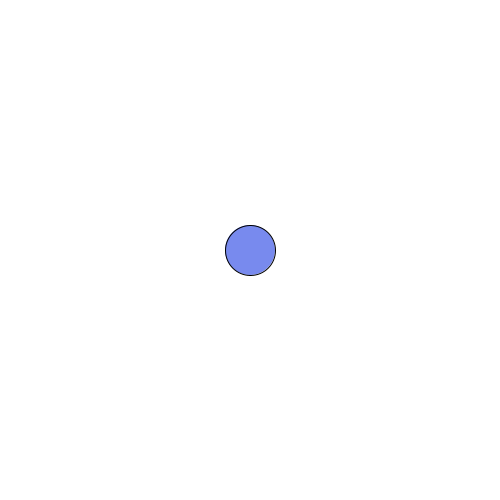
Frame 1 (no input)
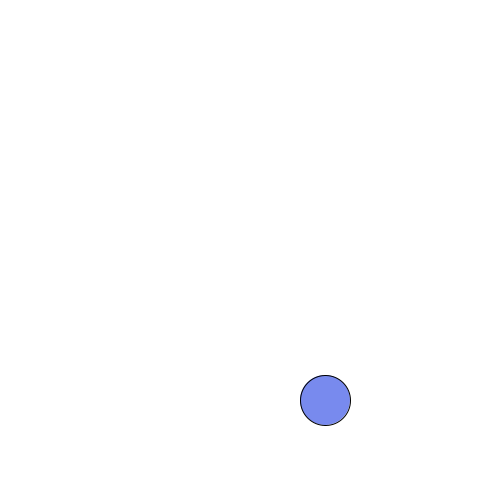
Frame 60 (the mouse pressed at the canvas centre just before this capture)
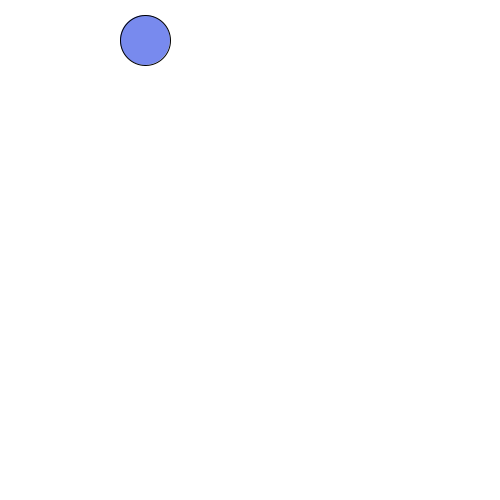
Frame 120 (the mouse held since frame 60 and released just before this capture)

The Processing sketch that drew these frames (run headless with seeded random() and noise(); from frame 60 on, the mouse is pressed at the canvas centre):

// Processing sketch: Day2_moveball
// ── Day2_moveball.pde
//declare for the circle
int posX;
int posY;
int radius;
int speed;

void setup(){
  size(500, 500);
  background(255);
  
  posX = width/2;
  posY = height/2;
  radius = 50;
  speed = 3;
}

void draw(){
  background(255);

  fill(120, 138, 238);
  ellipse(posX, posY, radius, radius);
  
  posX = posX + speed;
  posY += speed * 2;
  
  if(posX > width || posX < 0 || posY >height || posY < 0){
   speed *= -1;
  }
}
